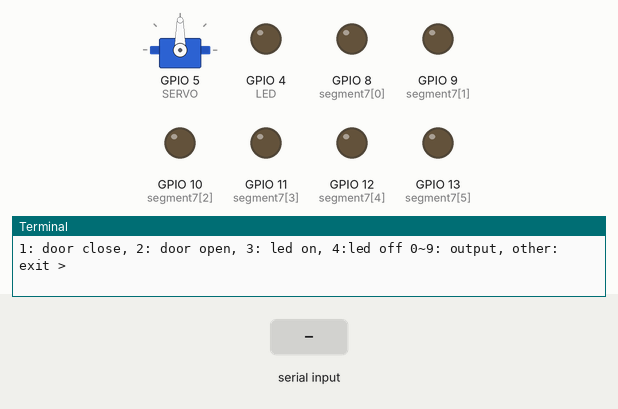
Bench run of a program on a simulated Raspberry Pi (BCM pin numbers). Parts: servo, output pins drawn as LEDs (lit = HIGH), the last lines printed to the terminal. Inputs (shaded band) come from the test bench. Servo angles are drawn from the pulse width (0.5 ms = 0°, 2.5 ms = 180°).

Above: at 1.2 s.
1.3 s: "2" typed at the terminal, then Enter
At 2.2 s:
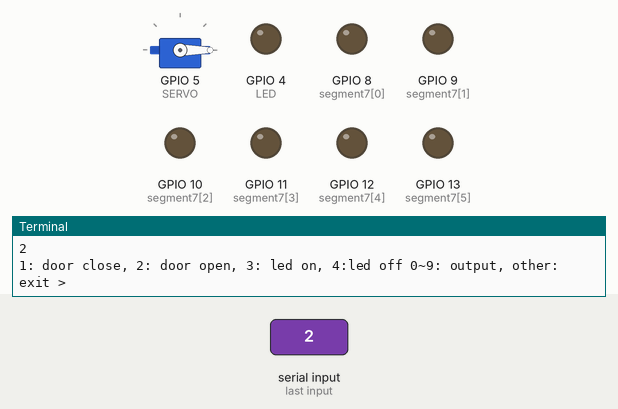
2.8 s: "3" typed at the terminal, then Enter
At 3.3 s:
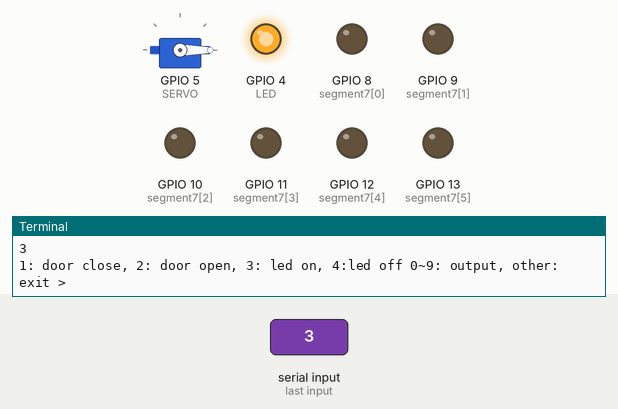
4.3 s: "1" typed at the terminal, then Enter
At 5.5 s:
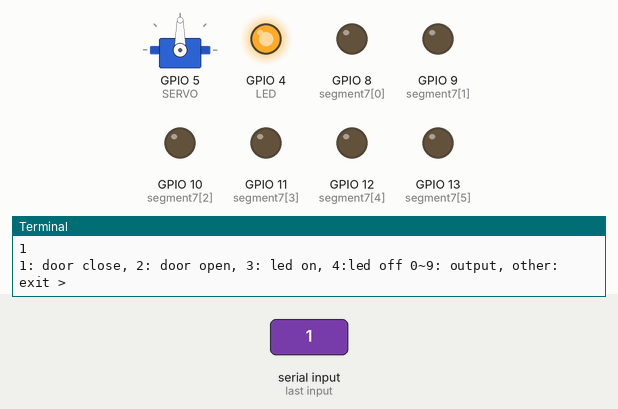
5.8 s: "4" typed at the terminal, then Enter
At 6.8 s:
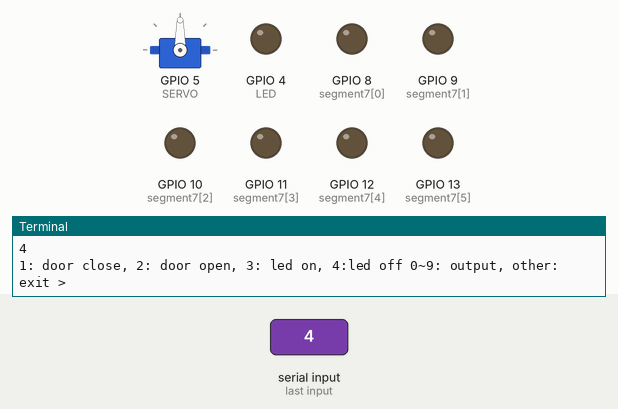
Timing chart, 0 to 8.3 s (numbered marks = the images above; inputs shaded):
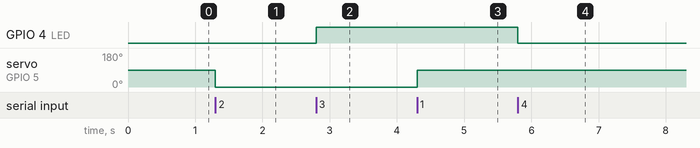

The program:

project_bluetooth.py
```python
import RPi.GPIO as GPIO
import time

LED = 4
SERVO = 5
segment7 = [8, 9, 10, 11, 12, 13]
inputdata = 0
segmentdata = [[1, 1, 1, 1, 0, 1], [0, 1, 1, 0, 0, 0], [1, 1, 0, 1, 1, 0], [1, 1, 1, 0, 1, 0], [0, 1, 1, 0, 1, 1], [1, 0, 1, 0, 1, 1], [1, 0, 1, 1, 1, 1], [1, 1, 1, 0, 0, 0], [1, 1, 1, 1, 1, 1], [1, 1, 1, 0, 1, 1], [0, 0, 0, 0, 0, 0]]

GPIO.setmode(GPIO.BCM)
GPIO.setup(LED, GPIO.OUT)
GPIO.setup(SERVO, GPIO.OUT)
for i in range(6):
    GPIO.setup(segment7[i], GPIO.OUT)

def segmentoutput(n):
    for i in range(6):
        GPIO.output(segment7[i], segmentdata[i])


pwm = GPIO.PWM(SERVO, 50)
pwm.start(7.5)

try:
    while True:
        val = input('1: door close, 2: door open, 3: led on, 4:led off 0~9: output, other: exit > ')
        if val =='1':
            pwm.ChangeDutyCycle(7.5)
        elif val=='2':
            #pwm.ChangeDutyCycle(5)
            pwm.ChangeDutyCycle(2.5)
        elif val == '3':
            GPIO.output(LED, GPIO.HIGH)
        elif val == '4':
            GPIO.output(LED, GPIO.LOW)
        elif 0 <= val <=9:
            segmentoutput(val)
        else:
            break

finally:
    GPIO.output(LED, GPIO.LOW)
    GPIO.output(SERVO, GPIO.LOW)
    GPIO.setup(LED, GPIO.IN)
    GPIO.setup(SERVO, GPIO.IN)
```

Measured:
- after the input at 1.3 s, servo on GPIO 5 (SERVO): 90° → 0° at once
- after the input at 2.8 s, GPIO 4 (LED): LOW → HIGH at once
- after the input at 4.3 s, servo on GPIO 5 (SERVO): 0° → 90° at once
- after the input at 5.8 s, GPIO 4 (LED): HIGH → LOW at once
